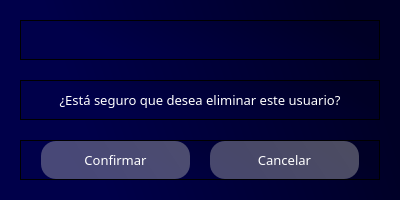
<?xml version="1.0" encoding="UTF-8"?>
<ui version="4.0">
 <class>Dialog</class>
 <widget class="QDialog" name="Dialog">
  <property name="geometry">
   <rect>
    <x>0</x>
    <y>0</y>
    <width>400</width>
    <height>200</height>
   </rect>
  </property>
  <property name="windowTitle">
   <string>Eliminar usuario</string>
  </property>
  <property name="windowIcon">
   <iconset>
    <normaloff>../icons/book.png</normaloff>../icons/book.png</iconset>
  </property>
  <property name="modal">
   <bool>true</bool>
  </property>
  <layout class="QVBoxLayout" name="verticalLayout">
   <property name="spacing">
    <number>0</number>
   </property>
   <property name="leftMargin">
    <number>0</number>
   </property>
   <property name="topMargin">
    <number>0</number>
   </property>
   <property name="rightMargin">
    <number>0</number>
   </property>
   <property name="bottomMargin">
    <number>0</number>
   </property>
   <item>
    <widget class="QWidget" name="widget" native="true">
     <property name="styleSheet">
      <string notr="true">background-color: qlineargradient(spread:pad, x1:1, y1:0.363, x2:0, y2:0.528864, stop:0.0696517 rgba(0, 0, 38, 255), stop:0.81592 rgba(0, 0, 74, 255));</string>
     </property>
     <layout class="QVBoxLayout" name="verticalLayout_2" stretch="0,0,0">
      <property name="spacing">
       <number>20</number>
      </property>
      <property name="leftMargin">
       <number>20</number>
      </property>
      <property name="topMargin">
       <number>20</number>
      </property>
      <property name="rightMargin">
       <number>20</number>
      </property>
      <property name="bottomMargin">
       <number>20</number>
      </property>
      <item>
       <widget class="QFrame" name="header">
        <property name="frameShape">
         <enum>QFrame::StyledPanel</enum>
        </property>
        <property name="frameShadow">
         <enum>QFrame::Raised</enum>
        </property>
        <layout class="QHBoxLayout" name="horizontalLayout">
         <property name="spacing">
          <number>0</number>
         </property>
         <property name="leftMargin">
          <number>0</number>
         </property>
         <property name="topMargin">
          <number>0</number>
         </property>
         <property name="rightMargin">
          <number>0</number>
         </property>
         <property name="bottomMargin">
          <number>0</number>
         </property>
         <item>
          <widget class="QLabel" name="lblEliminar">
           <property name="font">
            <font>
             <family>Candara</family>
             <pointsize>11</pointsize>
             <weight>75</weight>
             <bold>true</bold>
            </font>
           </property>
           <property name="styleSheet">
            <string notr="true">color: rgb(255, 255, 255);</string>
           </property>
           <property name="text">
            <string/>
           </property>
           <property name="alignment">
            <set>Qt::AlignCenter</set>
           </property>
          </widget>
         </item>
        </layout>
       </widget>
      </item>
      <item>
       <widget class="QFrame" name="content">
        <property name="frameShape">
         <enum>QFrame::StyledPanel</enum>
        </property>
        <property name="frameShadow">
         <enum>QFrame::Raised</enum>
        </property>
        <layout class="QHBoxLayout" name="horizontalLayout_2">
         <property name="spacing">
          <number>0</number>
         </property>
         <property name="leftMargin">
          <number>0</number>
         </property>
         <property name="topMargin">
          <number>0</number>
         </property>
         <property name="rightMargin">
          <number>0</number>
         </property>
         <property name="bottomMargin">
          <number>0</number>
         </property>
         <item>
          <widget class="QLabel" name="lblMessage">
           <property name="font">
            <font>
             <family>Candara</family>
             <pointsize>10</pointsize>
            </font>
           </property>
           <property name="styleSheet">
            <string notr="true">color: rgb(255, 255, 255);</string>
           </property>
           <property name="text">
            <string>¿Está seguro que desea eliminar este usuario?</string>
           </property>
           <property name="alignment">
            <set>Qt::AlignCenter</set>
           </property>
          </widget>
         </item>
        </layout>
       </widget>
      </item>
      <item>
       <widget class="QFrame" name="footer">
        <property name="frameShape">
         <enum>QFrame::StyledPanel</enum>
        </property>
        <property name="frameShadow">
         <enum>QFrame::Raised</enum>
        </property>
        <layout class="QHBoxLayout" name="horizontalLayout_3">
         <property name="spacing">
          <number>20</number>
         </property>
         <property name="leftMargin">
          <number>20</number>
         </property>
         <property name="topMargin">
          <number>0</number>
         </property>
         <property name="rightMargin">
          <number>20</number>
         </property>
         <property name="bottomMargin">
          <number>0</number>
         </property>
         <item>
          <widget class="QPushButton" name="btnConfirmar">
           <property name="font">
            <font>
             <family>Candara</family>
             <pointsize>10</pointsize>
            </font>
           </property>
           <property name="cursor">
            <cursorShape>PointingHandCursor</cursorShape>
           </property>
           <property name="styleSheet">
            <string notr="true">QPushButton#btnConfirmar{
	background-color: qlineargradient(spread:pad, x1:1, y1:0.363, x2:0, y2:0.528864, stop:0.0696517 rgba(184, 184, 184, 105), stop:0.81592 rgba(195, 195, 195, 94));
	
	color: rgba(255, 255, 255);
	border-radius: 15px;
	padding: 10px;
}

QPushButton#btnConfirmar:hover{
	background-color: qlineargradient(spread:pad, x1:1, y1:0.363, x2:0, y2:0.528864, stop:0.0696517 rgba(150, 150, 150, 255), stop:0.81592 rgba(201, 201, 201, 255));
}

QPushButton#btnConfirmar:pressed{
	background-color: rgb(173, 173, 173);
}</string>
           </property>
           <property name="text">
            <string>Confirmar</string>
           </property>
          </widget>
         </item>
         <item>
          <widget class="QPushButton" name="btnCancelar">
           <property name="font">
            <font>
             <family>Candara</family>
             <pointsize>10</pointsize>
            </font>
           </property>
           <property name="cursor">
            <cursorShape>PointingHandCursor</cursorShape>
           </property>
           <property name="styleSheet">
            <string notr="true">QPushButton#btnCancelar{
	background-color: qlineargradient(spread:pad, x1:1, y1:0.363, x2:0, y2:0.528864, stop:0.0696517 rgba(184, 184, 184, 105), stop:0.81592 rgba(195, 195, 195, 94));
	
	color: rgba(255, 255, 255);
	border-radius: 15px;
	padding: 10px;
}

QPushButton#btnCancelar:hover{
	background-color: qlineargradient(spread:pad, x1:1, y1:0.363, x2:0, y2:0.528864, stop:0.0696517 rgba(150, 150, 150, 255), stop:0.81592 rgba(201, 201, 201, 255));
}

QPushButton#btnCancelar:pressed{
	background-color: rgb(173, 173, 173);
}</string>
           </property>
           <property name="text">
            <string>Cancelar</string>
           </property>
          </widget>
         </item>
        </layout>
       </widget>
      </item>
     </layout>
    </widget>
   </item>
  </layout>
 </widget>
 <resources/>
 <connections/>
</ui>
